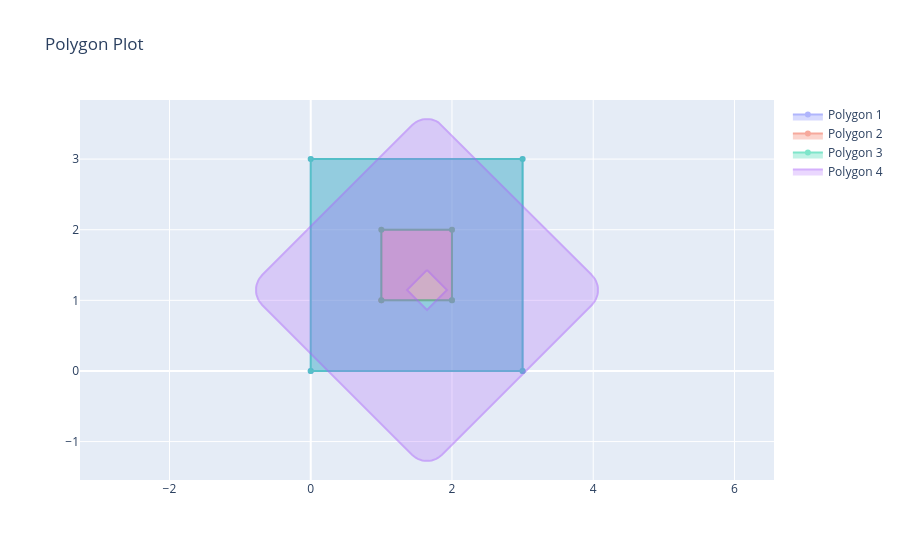

Notebook cell for this chart:
### Markdown cell above
### Rotation

### Code cell
p1 = dshape.geometry.Polygon.rectangle(0, 0, 3, 3)
p2 = dshape.geometry.Polygon.rectangle(1, 1, 1, 1)
p3 = p1 - p2
p4 = p3.buffer(0.3)
p5 = p4.rotate(jnp.pi / 4, center=jnp.array([2.0, 1.5]))
dshape.plotting.plot_polygons([p1, p2, p3, p5])

### Figure 1 — Plotly figure (JSON) as saved in the notebook; plotly's stock layout.template omitted (floating-point values rounded to 4 significant figures)
{"data": [{"fill": "toself", "name": "Polygon 1", "opacity": 0.5, "type": "scatter", "x": [0, 3, 3, 0, 0, null], "y": [0, 0, 3, 3, 0, null]}, {"fill": "toself", "name": "Polygon 2", "opacity": 0.5, "type": "scatter", "x": [1, 2, 2, 1, 1, null], "y": [1, 1, 2, 2, 1, null]}, {"fill": "toself", "name": "Polygon 3", "opacity": 0.5, "type": "scatter", "x": [3, 3, 0, 0, 3, null, 2, 1, 1, 2, 2, null], "y": [0, 3, 3, 0, 0, null, 1, 1, 2, 2, 1, null]}, {"fill": "toself", "name": "Polygon 4", "opacity": 0.5, "type": "scatter", "x": [3.98, 1.859, 1.833, 1.806, 1.777, 1.746, 1.713, 1.68, 1.646, 1.613, 1.58, 1.547, 1.516, 1.487, 1.459, 1.434, -0.687, -0.7094, -0.7289, -0.7452, -0.758, -0.7674, -0.773, -0.7749, -0.773, -0.7674, -0.758, -0.7452, -0.7289, -0.7094, -0.687, 1.434, 1.459, 1.487, 1.516, 1.547, 1.58, 1.613, 1.646, 1.68, 1.713, 1.746, 1.777, 1.806, 1.833, 1.859, 3.98, 4.002, 4.022, 4.038, 4.051, 4.06, 4.066, 4.068, 4.066, 4.06, 4.051, 4.038, 4.022, 4.002, 3.98, null, 1.646, 1.929, 1.646, 1.364, 1.646, null], "y": [1.359, 3.48, 3.502, 3.522, 3.538, 3.551, 3.56, 3.566, 3.568, 3.566, 3.56, 3.551, 3.538, 3.522, 3.502, 3.48, 1.359, 1.333, 1.306, 1.277, 1.246, 1.213, 1.18, 1.146, 1.113, 1.08, 1.047, 1.016, 0.9868, 0.9594, 0.9343, -1.187, -1.209, -1.229, -1.245, -1.258, -1.267, -1.273, -1.275, -1.273, -1.267, -1.258, -1.245, -1.229, -1.209, -1.187, 0.9343, 0.9594, 0.9868, 1.016, 1.047, 1.08, 1.113, 1.146, 1.18, 1.213, 1.246, 1.277, 1.306, 1.333, 1.359, null, 1.429, 1.146, 0.8636, 1.146, 1.429, null]}], "layout": {"showlegend": true, "title": {"text": "Polygon Plot"}, "yaxis": {"scaleanchor": "x", "scaleratio": 1}}}
